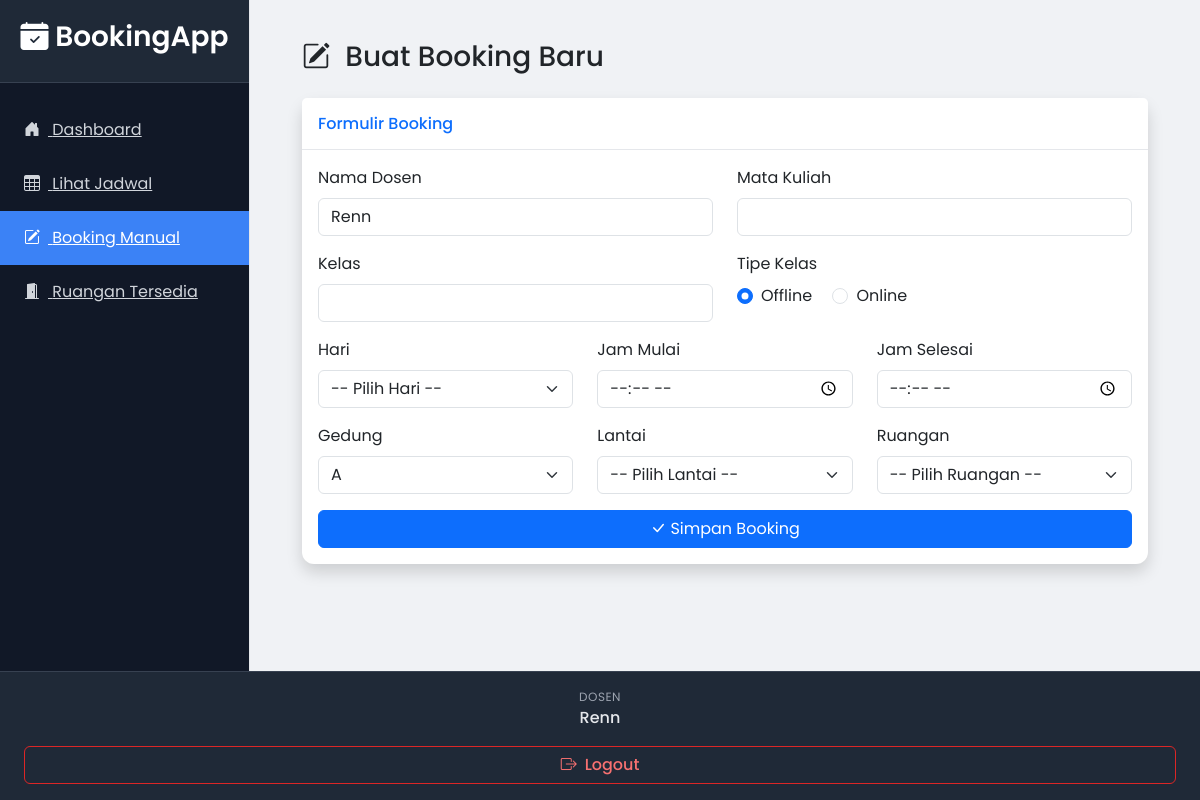
The app's page /booking (signed in) with its own data.
### app.py (models this page shows)
class User(db.Model, UserMixin):
    id = db.Column(db.Integer, primary_key=True)
    username = db.Column(db.String(80), unique=True, nullable=False)
    password = db.Column(db.String(120), nullable=False)
    role = db.Column(db.String(80), nullable=False)

### app.py (the view, shortened to what this page needs)
@app.route('/booking', methods=['GET', 'POST'])
@login_required
def halaman_booking():
    if current_user.role == 'mahasiswa':
        flash('Anda tidak memiliki hak akses untuk halaman ini.', 'warning')
        return redirect(url_for('landing_page'))
    form_data = dict(request.args)
    if current_user.role == 'dosen':
        form_data['dosen'] = current_user.username
    return render_template('booking_form.html', form_data=form_data)

### app.py (called while the page is built)
@login_manager.user_loader
def load_user(user_id):
    return User.query.get(int(user_id))

@app.context_processor
def inject_data():
    return dict(data_gedung=data_gedung)

### templates/booking_form.html (shortened to what this page needs)
{% extends 'base.html' %}
{% block content %}
<div class="container-fluid">
    <h1 class="h3 mb-4 text-gray-800"><i class="bi bi-pencil-square me-2"></i> Buat Booking Baru</h1>
    <div class="card shadow mb-4">
        <div class="card-header py-3">
            <h6 class="m-0 font-weight-bold text-primary">Formulir Booking</h6>
        </div>
        <div class="card-body">
            <form action="{{ url_for('halaman_booking') }}" method="POST">
                <div class="row">
                    <div class="col-md-6 mb-3">
                        <label for="dosen" class="form-label">Nama Dosen</label>
                        {% if current_user.role == 'dosen' %}
                            <input type="text" class="form-control" id="dosen" name="dosen" value="{{ form_data.dosen or current_user.username }}" readonly>
                        {% else %}
                            <input type="text" class="form-control" id="dosen" name="dosen" value="{{ form_data.dosen or '' }}" required>
                        {% endif %}
                    </div>
                    <div class="col-md-6 mb-3">
                        <label for="matkul" class="form-label">Mata Kuliah</label>
                        <input type="text" class="form-control" id="matkul" name="matkul" value="{{ form_data.matkul or '' }}" required>
                    </div>
                </div>
                <div class="row">
                    <div class="col-md-6 mb-3">
                        <label for="kelas" class="form-label">Kelas</label>
                        <input type="text" class="form-control" id="kelas" name="kelas" value="{{ form_data.kelas or '' }}" required>
                    </div>
                    <div class="col-md-6 mb-3">
                        <label class="form-label">Tipe Kelas</label>
                        <div>
                            <div class="form-check form-check-inline">
                                <input class="form-check-input" type="radio" name="tipe_kelas" id="offline" value="Offline" {% if form_data.get('tipe_kelas', 'Offline') == 'Offline' %}checked{% endif %}>
                                <label class="form-check-label" for="offline">Offline</label>
                            </div>
                            <div class="form-check form-check-inline">
                                <input class="form-check-input" type="radio" name="tipe_kelas" id="online" value="Online" {% if form_data.tipe_kelas == 'Online' %}checked{% endif %}>
                                <label class="form-check-label" for="online">Online</label>
                            </div>
                        </div>
                    </div>
                </div>
                <div class="row">
                    <div class="col-md-4 mb-3">
                        <label for="hari" class="form-label">Hari</label>
                        <select class="form-select" id="hari" name="hari" required>
                            <option value="" disabled {% if not form_data.day %}selected{% endif %}>-- Pilih Hari --</option>
                        </select>
                    </div>
                    <div class="col-md-4 mb-3">
                        <label for="jam_mulai" class="form-label">Jam Mulai</label>
                        <input type="time" class="form-control" id="jam_mulai" name="jam_mulai" value="{{ form_data.start_time or '' }}" required>
                    </div>
                    <div class="col-md-4 mb-3">
                        <label for="jam_selesai" class="form-label">Jam Selesai</label>
                        <input type="time" class="form-control" id="jam_selesai" name="jam_selesai" value="{{ form_data.end_time or '' }}" required>
                    </div>
                </div>
                <div class="row" id="lokasi-section">
                    <div class="col-md-4 mb-3">
                        <label for="gedung" class="form-label">Gedung</label>
                        <select class="form-select" id="gedung" name="gedung"></select>
                    </div>
                    <div class="col-md-4 mb-3">
                        <label for="lantai" class="form-label">Lantai</label>
                        <select class="form-select" id="lantai" name="lantai"></select>
                    </div>
                    <div class="col-md-4 mb-3">
                        <label for="ruangan" class="form-label">Ruangan</label>
                        <select class="form-select" id="ruangan" name="ruangan"></select>
                    </div>
                </div>
                <div class="d-grid">
                    <button type="submit" class="btn btn-primary"><i class="bi bi-check-lg"></i> Simpan Booking</button>
                </div>
            </form>
        </div>
    </div>
</div>
{% endblock %}

### templates/base.html (shortened to what this page needs)
 <!DOCTYPE html>
<html lang="id">
<head>
    <link href="https://cdn.jsdelivr.net/npm/bootstrap@5.3.3/dist/css/bootstrap.min.css" rel="stylesheet">
    <link rel="stylesheet" href="https://cdn.jsdelivr.net/npm/bootstrap-icons@1.11.3/font/bootstrap-icons.min.css">
    <link rel="stylesheet" href="{{ url_for('static', filename='css/style.css') }}">
</head>
<body>
    <div class="wrapper">
        <nav id="sidebar">
            <div class="sidebar-header">
                <h3><i class="bi bi-calendar-check-fill"></i> BookingApp</h3>
            </div>
            <ul class="list-unstyled components">
                <li class="{% if request.endpoint == 'landing_page' %}active{% endif %}">
                    <a href="{{ url_for('landing_page') }}"><i class="bi bi-house-door-fill me-2"></i> Dashboard</a>
                </li>
                {% if current_user.is_authenticated %}
                    <li class="{% if request.endpoint == 'halaman_jadwal' %}active{% endif %}">
                        <a href="{{ url_for('halaman_jadwal') }}"><i class="bi bi-table me-2"></i> Lihat Jadwal</a>
                    </li>
                    {% if current_user.role != 'mahasiswa' %}
                        <li class="{% if request.endpoint == 'halaman_booking' %}active{% endif %}">
                            <a href="{{ url_for('halaman_booking') }}"><i class="bi bi-pencil-square me-2"></i> Booking Manual</a>
                        </li>
                        <li class="{% if request.endpoint == 'halaman_ruangan_tersedia' %}active{% endif %}">
                            <a href="{{ url_for('halaman_ruangan_tersedia') }}"><i class="bi bi-door-open-fill me-2"></i> Ruangan Tersedia</a>
                        </li>
                    {% endif %}
                {% endif %}
            </ul>
            {% if current_user.is_authenticated %}
            <div class="sidebar-footer">
                <div class="user-info">
                    <span class="user-role">{{ current_user.role|capitalize }}</span>
                    <span class="user-name">{{ current_user.username }}</span>
                </div>
                <a href="{{ url_for('logout') }}" class="btn btn-outline-danger w-100">
                    <i class="bi bi-box-arrow-right me-2"></i>Logout
                </a>
            </div>
            {% else %}
            <div class="sidebar-footer">
                <a href="{{ url_for('login') }}" class="btn btn-primary w-100">
                    <i class="bi bi-box-arrow-in-right me-2"></i>Login
                </a>
            </div>
            {% endif %}
        </nav>
        <div id="content">
            {% block content %}{% endblock %}
        </div>
    </div>
</body>
</html>

### static/css/style.css (style rules this page uses)
body { font-family: 'Poppins', sans-serif; background-color: #f0f2f5; min-height: 100vh; }
.wrapper { display: flex; width: 100%; align-items: stretch; }
#sidebar { min-width: 250px; max-width: 250px; background: #111827; color: #fff; transition: all 0.3s; border-right: 1px solid #e5e7eb; }
#sidebar .sidebar-header { padding: 20px; background: #1f2937; text-align: center; border-bottom: 1px solid #374151; }
#sidebar .sidebar-header h3 { font-weight: 600; }
#sidebar ul.components { padding: 20px 0; }
#sidebar ul li a { padding: 15px 20px; font-size: 1rem; display: block; color: #d1d5db; border-left: 4px solid transparent; transition: all 0.2s ease-in-out; }
#sidebar ul li.active > a, a[aria-expanded="true"] { color: #fff; background: #3b82f6; border-left-color: #3b82f6; }
#content { flex-grow: 1; padding: 2.5rem; transition: all 0.3s; min-height: 100vh; overflow-y: auto; }
.card { border: none; border-radius: 0.75rem; box-shadow: 0 4px 6px -1px rgb(0 0 0 / 0.1), 0 2px 4px -2px rgb(0 0 0 / 0.1); }
.card-header { background-color: #fff; border-bottom: 1px solid #e5e7eb; }
.sidebar-footer { position: absolute; bottom: 0; width: 100%; padding: 1rem 1.5rem; background-color: #1f2937; border-top: 1px solid #374151; }
.user-info { margin-bottom: 1rem; text-align: center; }
.user-info .user-role { display: block; font-size: 0.75rem; color: #9ca3af; text-transform: uppercase; letter-spacing: 0.5px; }
.user-info .user-name { display: block; font-size: 1rem; font-weight: 500; color: #e5e7eb; white-space: nowrap; overflow: hidden; text-overflow: ellipsis; }
.sidebar-footer .btn-outline-danger { color: #f87171; border-color: #dc2626; font-weight: 500; transition: all 0.2s ease-in-out; }

### records on screen
User: role "DOSEN", username "Renn", dosen "Renn"
